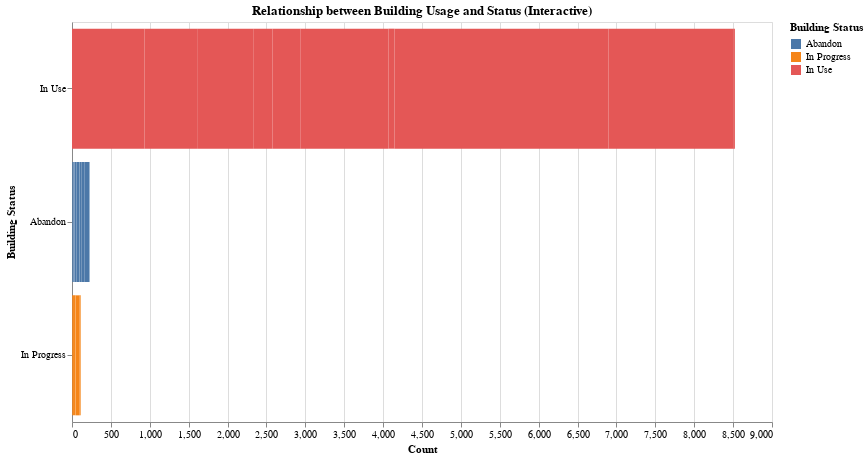

Source (notebook cell):
### Code cell
# 数据清理：将建筑用途和状态进行处理
data['Bldg Status'] = data['Bldg Status'].fillna('Unknown')

# 按用途和状态统计数量
usage_data = data.groupby(['Usage Description', 'Bldg Status']).size().reset_index(name='Count')

# 添加下拉菜单交互
dropdown = alt.binding_select(options=usage_data['Usage Description'].unique(), name="Select Usage: ")
selection = alt.selection_single(fields=['Usage Description'], bind=dropdown)

# 可视化：建筑物用途与状态的关系
usage_status_chart = alt.Chart(usage_data).mark_bar().encode(
    y=alt.Y('Bldg Status:N', title='Building Status', sort='-x'),
    x=alt.X('Count:Q', title='Count'),
    color=alt.Color('Bldg Status:N', title='Building Status'),
    tooltip=['Usage Description', 'Bldg Status', 'Count']
).transform_filter(
    selection
).add_params(
    selection
).properties(
    title="Relationship between Building Usage and Status (Interactive)",
    width=700,
    height=400
)

usage_status_chart.display()

### Figure 1 — Vega-Lite specification as saved in the notebook (floating-point values rounded to 4 significant figures)
{"config": {"view": {"continuousWidth": 300, "continuousHeight": 300}}, "data": {"name": "data-7373166ae3dc73ca1cac76d295fc7af0"}, "mark": {"type": "bar"}, "encoding": {"color": {"field": "Bldg Status", "title": "Building Status", "type": "nominal"}, "tooltip": [{"field": "Usage Description", "type": "nominal"}, {"field": "Bldg Status", "type": "nominal"}, {"field": "Count", "type": "quantitative"}], "x": {"field": "Count", "title": "Count", "type": "quantitative"}, "y": {"field": "Bldg Status", "sort": "-x", "title": "Building Status", "type": "nominal"}}, "height": 400, "params": [{"name": "param_1", "select": {"type": "point", "fields": ["Usage Description"]}, "bind": {"input": "select", "options": ["Assembly", "Business", "Detention & Correc", "Education", "Health Care", "Industrial", "Mercantile", "Not provided", "Public", "Residential", "Storage", "Unusual", "Utiility & Miscellan"], "name": "Select Usage: "}}], "title": "Relationship between Building Usage and Status (Interactive)", "transform": [{"filter": {"param": "param_1"}}], "width": 700, "$schema": "https://vega.github.io/schema/vega-lite/v5.17.0.json", "datasets": {"data-7373166ae3dc73ca1cac76d295fc7af0": [{"Usage Description": "Assembly", "Bldg Status": "Abandon", "Count": 6}, {"Usage Description": "Assembly", "Bldg Status": "In Progress", "Count": 9}, {"Usage Description": "Assembly", "Bldg Status": "In Use", "Count": 933}, {"Usage Description": "Business", "Bldg Status": "Abandon", "Count": 14}, {"Usage Description": "Business", "Bldg Status": "In Progress", "Count": 16}, {"Usage Description": "Business", "Bldg Status": "In Use", "Count": 685}, {"Usage Description": "Detention & Correc", "Bldg Status": "Abandon", "Count": 11}, {"Usage Description": "Detention & Correc", "Bldg Status": "In Progress", "Count": 1}, {"Usage Description": "Detention & Correc", "Bldg Status": "In Use", "Count": 719}, {"Usage Description": "Education", "Bldg Status": "Abandon", "Count": 3}, {"Usage Description": "Education", "Bldg Status": "In Progress", "Count": 15}, {"Usage Description": "Education", "Bldg Status": "In Use", "Count": 240}, {"Usage Description": "Health Care", "Bldg Status": "Abandon", "Count": 23}, {"Usage Description": "Health Care", "Bldg Status": "In Progress", "Count": 1}, {"Usage Description": "Health Care", "Bldg Status": "In Use", "Count": 358}, {"Usage Description": "Industrial", "Bldg Status": "Abandon", "Count": 36}, {"Usage Description": "Industrial", "Bldg Status": "In Progress", "Count": 3}, {"Usage Description": "Industrial", "Bldg Status": "In Use", "Count": 1135}, {"Usage Description": "Mercantile", "Bldg Status": "Abandon", "Count": 4}, {"Usage Description": "Mercantile", "Bldg Status": "In Use", "Count": 73}, {"Usage Description": "Not provided", "Bldg Status": "Abandon", "Count": 2}, {"Usage Description": "Not provided", "Bldg Status": "In Progress", "Count": 1}, {"Usage Description": "Not provided", "Bldg Status": "In Use", "Count": 1}, {"Usage Description": "Public", "Bldg Status": "In Use", "Count": 1}, {"Usage Description": "Residential", "Bldg Status": "Abandon", "Count": 21}, {"Usage Description": "Residential", "Bldg Status": "In Progress", "Count": 3}, {"Usage Description": "Residential", "Bldg Status": "In Use", "Count": 612}, {"Usage Description": "Storage", "Bldg Status": "Abandon", "Count": 43}, {"Usage Description": "Storage", "Bldg Status": "In Progress", "Count": 46}, {"Usage Description": "Storage", "Bldg Status": "In Use", "Count": 2142}, {"Usage Description": "Unusual", "Bldg Status": "Abandon", "Count": 62}, {"Usage Description": "Unusual", "Bldg Status": "In Progress", "Count": 12}, {"Usage Description": "Unusual", "Bldg Status": "In Use", "Count": 1610}, {"Usage Description": "Utiility & Miscellan", "Bldg Status": "Abandon", "Count": 1}, {"Usage Description": "Utiility & Miscellan", "Bldg Status": "In Progress", "Count": 6}, {"Usage Description": "Utiility & Miscellan", "Bldg Status": "In Use", "Count": 14}]}}
